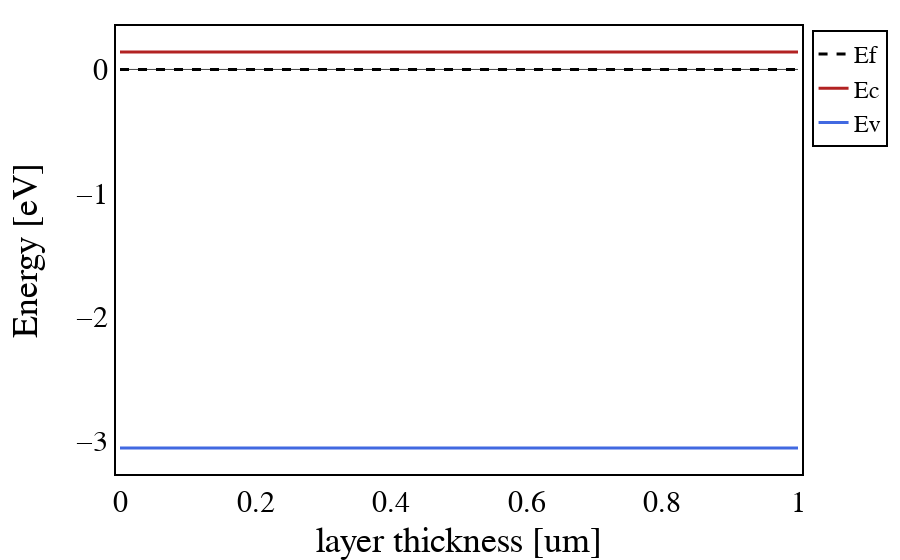

Notebook cell for this chart:
### Markdown cell above
## Doped GaN

### Code cell
GaN = mat_data.GaN(doping_type='n', doping=1e16) # Pre define materials

list_layers = [(1, GaN)] # Create a list of our layers
layers = [material.layer(*el) for el in list_layers]

device = band.band_diagram(layers=layers) # Create the Band diagram

device.bend() # Calculate the band diagram
fig = device.plot(display_E0=False) # Display_E0 is False by default
fig.show(config=my_config)

### Figure 1 — Plotly figure (JSON) as saved in the notebook; plotly's stock layout.template omitted (floating-point values rounded to 4 significant figures; data arrays with more than 128 entries replaced by an {"elided": "..."} marker saying what was removed)
{"data": [{"line": {"color": "royalblue", "width": 3}, "name": "Ev", "type": "scatter", "x": {"elided": "1000 float values"}, "y": {"elided": "1000 float values"}}, {"line": {"color": "firebrick", "width": 3}, "name": "Ec", "type": "scatter", "x": {"elided": "1000 float values"}, "y": {"elided": "1000 float values"}}, {"line": {"color": "black", "dash": "dash", "width": 3}, "name": "Ef", "type": "scatter", "x": {"elided": "1000 float values"}, "y": {"elided": "1000 int values"}}], "layout": {"font": {"color": "black", "family": "cmr10", "size": 30}, "legend": {"bordercolor": "Black", "borderwidth": 2, "font": {"color": "black", "family": "cmr10", "size": 24}, "title": {"font": {"family": "cmr10"}}, "traceorder": "reversed"}, "margin": {"b": 90, "l": 120, "pad": 4, "r": 50, "t": 30}, "showlegend": true, "xaxis": {"gridcolor": "#d3d3d3", "griddash": "dash", "gridwidth": 1, "linecolor": "black", "linewidth": 2, "mirror": true, "showgrid": false, "showline": true, "title": {"text": "layer thickness [um]"}, "zeroline": false}, "yaxis": {"dtick": 1, "gridcolor": "Black", "gridwidth": 1, "linecolor": "black", "linewidth": 2, "mirror": true, "showgrid": false, "showline": true, "title": {"text": "Energy [eV]"}}}}
